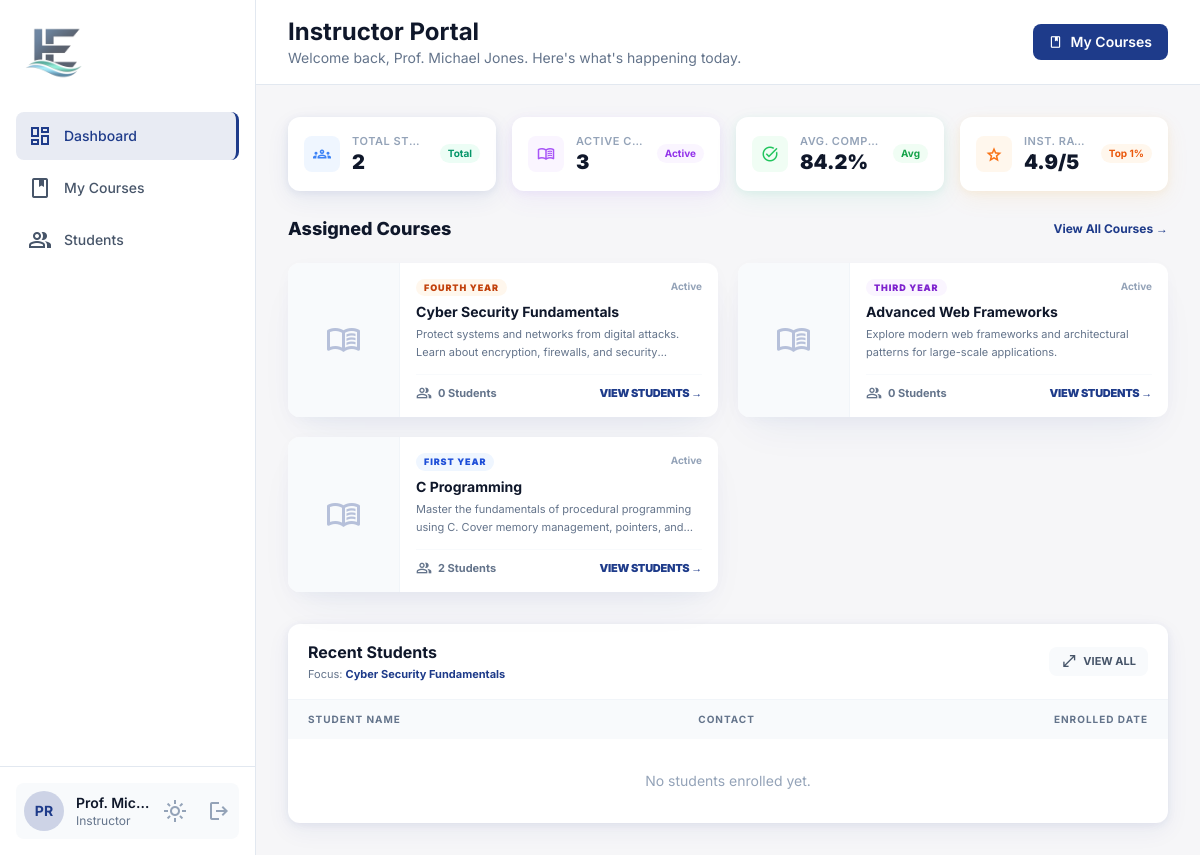
Screenshot of /instructor/dashboard.php (signed in) with the database file from the repository.
### tables this page shows
CREATE TABLE IF NOT EXISTS courses (
    id INT AUTO_INCREMENT PRIMARY KEY,
    title VARCHAR(200) NOT NULL,
    description TEXT,
    category VARCHAR(100) DEFAULT NULL,
    academic_year ENUM('First Year','Second Year','Third Year','Fourth Year') DEFAULT 'First Year',
    instructor_id INT DEFAULT NULL,
    status ENUM('active','draft') DEFAULT 'active',
    created_at DATETIME DEFAULT CURRENT_TIMESTAMP,
    FOREIGN KEY (instructor_id) REFERENCES users(id) ON DELETE SET NULL
);

### instructor/dashboard.php (the view, shortened to what this page needs)
<?php
$db = getDB();
$instrId   = (int)$_SESSION['user_id'];
$totalStudents = $db->prepare('SELECT COUNT(DISTINCT e.student_id) FROM enrollments e JOIN courses c ON e.course_id=c.id WHERE c.instructor_id=?');
$totalStudents->execute([$instrId]);
$totalStudents = $totalStudents->fetchColumn();
$totalCourses = $db->prepare('SELECT COUNT(*) FROM courses WHERE instructor_id=?');
$totalCourses->execute([$instrId]);
$totalCourses = $totalCourses->fetchColumn();
$courses = $db->prepare('SELECT c.*, (SELECT COUNT(*) FROM enrollments e WHERE e.course_id=c.id) AS student_count FROM courses c WHERE c.instructor_id=? ORDER BY c.id DESC');
$courses->execute([$instrId]);
$courses = $courses->fetchAll();
$students = [];
$firstCourse = null;
if (!empty($courses)) {
    $firstCourse = $courses[0];
    $st = $db->prepare('SELECT u.name, u.email, e.enrolled_at FROM enrollments e JOIN users u ON e.student_id=u.id WHERE e.course_id=? ORDER BY e.enrolled_at DESC LIMIT 10');
    $st->execute([$firstCourse['id']]);
    $students = $st->fetchAll();
}
require_once '../includes/instructor_sidebar.php';
?>
<header class="bg-white dark:bg-slate-900 border-b border-slate-200 dark:border-slate-800 px-8 py-4 flex items-center justify-between sticky top-0 z-10">
  <div>
    <h2 class="text-2xl font-bold">Instructor Portal</h2>
    <p class="text-slate-500 text-sm">Welcome back, <?= htmlspecialchars($_SESSION['user_name']) ?>. Here's what's happening today.</p>
  </div>
  <div class="flex items-center gap-4">
    <a href="/CMS/instructor/courses.php" class="bg-primary hover:bg-primary/90 text-white px-4 py-2 rounded-lg flex items-center gap-2 text-sm font-semibold transition-all">
      <span class="material-symbols-outlined text-sm">book</span> My Courses
    </a>
  </div>
</header>
<div class="p-8">
  <div class="grid grid-cols-2 lg:grid-cols-4 gap-4 mb-6">
    <div class="bg-white dark:bg-slate-900 rounded-xl p-4 flex items-center gap-3" style="box-shadow:0 2px 8px rgba(30,59,138,0.08),0 8px 24px rgba(30,59,138,0.07)">
      <div class="size-9 rounded-lg bg-blue-50 dark:bg-blue-900/30 flex items-center justify-center flex-shrink-0">
        <span class="material-symbols-outlined text-blue-500 text-[18px]">groups</span>
      </div>
      <div class="min-w-0">
        <p class="text-[11px] font-semibold text-slate-400 uppercase tracking-wider truncate">Total Students</p>
        <p class="text-xl font-black text-slate-900 dark:text-white leading-tight"><?= number_format($totalStudents) ?></p>
      </div>
      <span class="ml-auto text-[10px] font-bold text-emerald-600 bg-emerald-50 dark:bg-emerald-900/20 px-2 py-0.5 rounded-full shrink-0">Total</span>
    </div>
    <div class="bg-white dark:bg-slate-900 rounded-xl p-4 flex items-center gap-3" style="box-shadow:0 2px 8px rgba(139,92,246,0.08),0 8px 24px rgba(139,92,246,0.07)">
      <div class="size-9 rounded-lg bg-purple-50 dark:bg-purple-900/30 flex items-center justify-center flex-shrink-0">
        <span class="material-symbols-outlined text-purple-500 text-[18px]">menu_book</span>
      </div>
      <div class="min-w-0">
        <p class="text-[11px] font-semibold text-slate-400 uppercase tracking-wider truncate">Active Courses</p>
        <p class="text-xl font-black text-slate-900 dark:text-white leading-tight"><?= number_format($totalCourses) ?></p>
      </div>
      <span class="ml-auto text-[10px] font-bold text-purple-600 bg-purple-50 dark:bg-purple-900/20 px-2 py-0.5 rounded-full shrink-0">Active</span>
    </div>
    <div class="bg-white dark:bg-slate-900 rounded-xl p-4 flex items-center gap-3" style="box-shadow:0 2px 8px rgba(16,185,129,0.08),0 8px 24px rgba(16,185,129,0.07)">
      <div class="size-9 rounded-lg bg-green-50 dark:bg-green-900/30 flex items-center justify-center flex-shrink-0">
        <span class="material-symbols-outlined text-green-500 text-[18px]">task_alt</span>
      </div>
      <div class="min-w-0">
        <p class="text-[11px] font-semibold text-slate-400 uppercase tracking-wider truncate">Avg. Completion</p>
        <p class="text-xl font-black text-slate-900 dark:text-white leading-tight">84.2%</p>
      </div>
      <span class="ml-auto text-[10px] font-bold text-green-600 bg-green-50 dark:bg-green-900/20 px-2 py-0.5 rounded-full shrink-0">Avg</span>
    </div>
    <div class="bg-white dark:bg-slate-900 rounded-xl p-4 flex items-center gap-3" style="box-shadow:0 2px 8px rgba(245,158,11,0.08),0 8px 24px rgba(245,158,11,0.07)">
      <div class="size-9 rounded-lg bg-orange-50 dark:bg-orange-900/30 flex items-center justify-center flex-shrink-0">
        <span class="material-symbols-outlined text-orange-500 text-[18px]">star</span>
      </div>
      <div class="min-w-0">
        <p class="text-[11px] font-semibold text-slate-400 uppercase tracking-wider truncate">Inst. Rating</p>
        <p class="text-xl font-black text-slate-900 dark:text-white leading-tight">4.9/5</p>
      </div>
      <span class="ml-auto text-[10px] font-bold text-orange-600 bg-orange-50 dark:bg-orange-900/20 px-2 py-0.5 rounded-full shrink-0">Top 1%</span>
    </div>
  </div>
  <div class="mb-8">
    <div class="flex items-center justify-between mb-5">
      <h3 class="text-lg font-extrabold text-slate-900 dark:text-white">Assigned Courses</h3>
      <a class="text-primary text-xs font-bold hover:underline" href="/CMS/instructor/courses.php">View All Courses →</a>
    </div>
    <?php if (empty($courses)): ?>
    <div class="bg-white dark:bg-slate-900 rounded-xl p-10 text-center text-slate-400" style="box-shadow:0 10px 30px -12px rgba(0,0,0,0.05)">
      <span class="material-symbols-outlined text-4xl mb-2 block">menu_book</span>
      <p class="text-sm">No courses assigned yet.</p>
    </div>
    <?php else: ?>
    <div class="grid grid-cols-1 lg:grid-cols-2 gap-5">
      <?php foreach (array_slice($courses,0,4) as $c):
        $yearColors = ['First Year'=>'bg-blue-50 text-blue-700','Second Year'=>'bg-emerald-50 text-emerald-700','Third Year'=>'bg-purple-50 text-purple-700','Fourth Year'=>'bg-orange-50 text-orange-700'];
        $yearCls = $yearColors[$c['academic_year']] ?? 'bg-slate-50 text-slate-600';
      ?>
      <div class="bg-white dark:bg-slate-900 rounded-xl overflow-hidden flex transition-all group hover:scale-[1.01]" style="box-shadow:0 4px 20px -5px rgba(30,59,138,0.05), 0 20px 40px -15px rgba(30,59,138,0.08)">
        <div class="w-28 flex items-center justify-center bg-slate-50 dark:bg-slate-800/50 flex-shrink-0 border-r border-slate-100 dark:border-slate-800 overflow-hidden relative">
          <?php if (!empty($c['image'])): ?>
          <img src="/CMS/<?= htmlspecialchars($c['image']) ?>" alt="<?= htmlspecialchars($c['title']) ?>" class="w-full h-full object-cover">
          <?php else: ?>
          <span class="material-symbols-outlined text-4xl text-primary/30">menu_book</span>
          <?php endif; ?>
        </div>
        <div class="p-4 flex flex-col justify-between flex-1 min-w-0">
          <div class="min-w-0">
            <div class="flex justify-between items-start mb-1.5">
              <span class="text-[9px] font-black uppercase tracking-widest <?= $yearCls ?> px-2 py-0.5 rounded-full"><?= htmlspecialchars($c['academic_year']) ?></span>
              <span class="text-[10px] font-bold text-slate-400"><?= $c['status'] === 'active' ? 'Active' : 'Draft' ?></span>
            </div>
            <h4 class="font-bold text-sm text-slate-900 dark:text-white truncate mb-1"><?= htmlspecialchars($c['title']) ?></h4>
            <p class="text-slate-500 text-[11px] leading-relaxed line-clamp-2"><?= htmlspecialchars($c['description'] ?? 'No description.') ?></p>
          </div>
          <div class="mt-3 flex items-center justify-between border-t border-slate-50 dark:border-slate-800 pt-2.5">
            <div class="flex items-center gap-1.5 text-slate-500">
              <span class="material-symbols-outlined text-[16px]">group</span>
              <span class="text-[11px] font-bold"><?= $c['student_count'] ?> Students</span>
            </div>
            <a href="/CMS/instructor/students.php?course_id=<?= $c['id'] ?>" class="text-[11px] text-primary font-black hover:underline tracking-tight uppercase">View Students →</a>
          </div>
        </div>
      </div>
      <?php endforeach; ?>
    </div>
    <?php endif; ?>
  </div>
  <?php if ($firstCourse): ?>
  <div class="bg-white dark:bg-slate-900 rounded-xl overflow-hidden" style="box-shadow:0 2px 8px rgba(30,59,138,0.07),0 8px 24px rgba(30,59,138,0.06)">
    <div class="px-5 py-4 border-b border-slate-100 dark:border-slate-800 flex flex-wrap items-center justify-between gap-4">
      <div>
        <h3 class="text-base font-bold text-slate-900 dark:text-white">Recent Students</h3>
        <p class="text-[11px] text-slate-500 mt-0.5">Focus: <span class="font-bold text-primary"><?= htmlspecialchars($firstCourse['title']) ?></span></p>
      </div>
      <a href="/CMS/instructor/students.php" class="flex items-center gap-1.5 px-3 py-1.5 bg-slate-50 dark:bg-slate-800 text-slate-600 rounded-lg text-[11px] font-bold hover:bg-primary hover:text-white transition-all">
        <span class="material-symbols-outlined text-[16px]">open_in_full</span> VIEW ALL
      </a>
    </div>
    <div class="overflow-x-auto">
      <table class="w-full text-left">
        <thead class="bg-slate-50 dark:bg-slate-800/50 text-slate-500 text-[10px] font-bold uppercase tracking-widest">
          <tr>
            <th class="px-5 py-3">Student Name</th>
            <th class="px-5 py-3 text-center">Contact</th>
            <th class="px-5 py-3 text-right">Enrolled Date</th>
          </tr>
        </thead>
        <tbody class="divide-y divide-slate-100 dark:divide-slate-800">
          <?php if (empty($students)): ?>
          <tr><td colspan="3" class="px-6 py-8 text-center text-sm text-slate-400">No students enrolled yet.</td></tr>
          <?php endif; ?>
        </tbody>
      </table>
    </div>
  </div>
  <?php endif; ?>
</div>
</main>
</div>
</body>
</html>

### includes/instructor_sidebar.php (style rules this page uses)
body { font-family:'Inter',sans-serif; }
.material-symbols-outlined { font-variation-settings:'FILL' 0,'wght' 400,'GRAD' 0,'opsz' 24; }

### rows the page displays
courses: academic_year "FOURTH YEAR", status "Active", title "Cyber Security Fundamentals", description "Protect systems and networks from digital attacks. Learn about encryption, firewalls, and…", student_count "0"
courses: academic_year "THIRD YEAR", status "Active", title "Advanced Web Frameworks", description "Explore modern web frameworks and architectural patterns for large-scale applications.", student_count "0"
courses: academic_year "FIRST YEAR", status "Active", title "C Programming", description "Master the fundamentals of procedural programming using C. Cover memory management, pointers,…", student_count "2"

### other values shown
$item['label'] "Dashboard"
$item['label'] "My Courses"
$item['label'] "Students"
substr($_SESSION['user_name']??'I',0,2) "PR"
$_SESSION['user_name'] "Prof. Mic…"
$_SESSION['user_name'] "Prof. Michael Jones"
$totalStudents "2"
$totalCourses "3"
